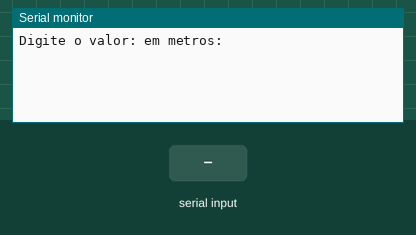
A sketch run on a simulated Arduino Uno, built with avr-gcc and run on an emulated ATmega328P. On the bench: the last lines printed to the serial monitor. The test bench sets the inputs (shaded band).

Above: at 1.2 s.
1.3 s: "90,45\n" received over Serial
At 2.3 s:
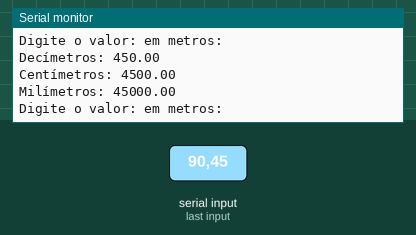
2.8 s: "30,150\n" received over Serial
At 4.4 s:
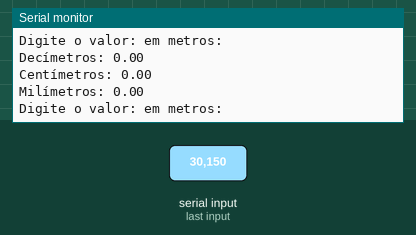
Timing chart, 0 to 5.9 s (numbered marks = the images above; inputs shaded):
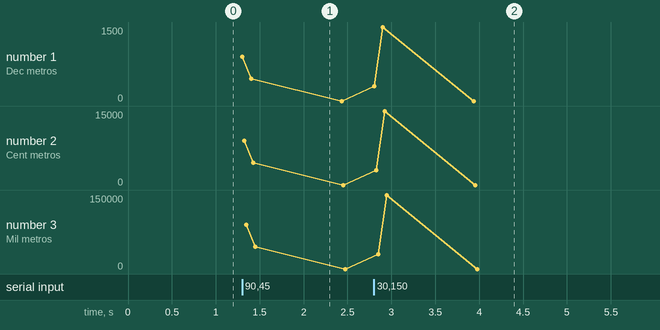

Measured:
- after the input at 1.3 s, the serial monitor: prints a new line at once (image 1)
- after the input at 2.8 s, the serial monitor: prints a new line at once (image 2)

The sketch:

02-Exer2.ino
```cpp
/*
 * Conversor de metros para dm, cm, mm.
 * Nome: Claubert Felisberto Colonetti
 * Turma: 2005.
 */
float number;
void setup(){
Serial.begin(9600);
}

void loop(){
Serial.println("Digite o valor: em metros:");
while(!Serial.available());
number = Serial.parseFloat();
float dm = number * 10;
float cm = number * 100;
float mm = number * 1000;
Serial.println("Decímetros: " + String(dm));
Serial.println("Centímetros: " + String(cm));
Serial.println("Milímetros: " + String(mm));

}
```
